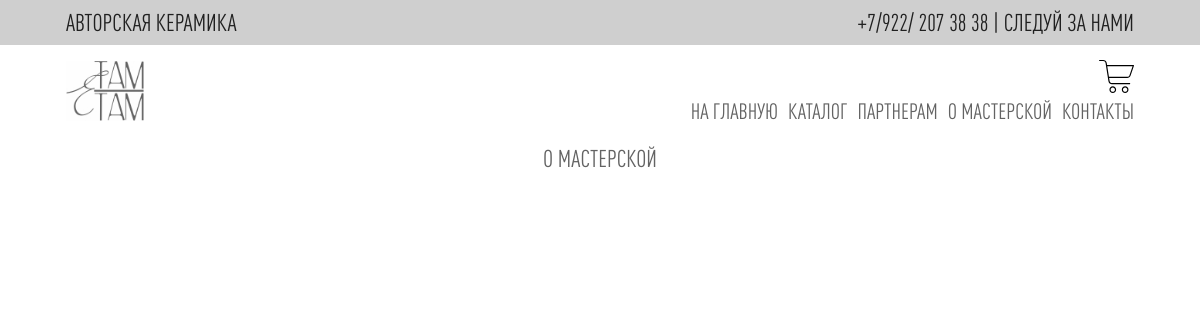
Page /about/ on the earlier database version.
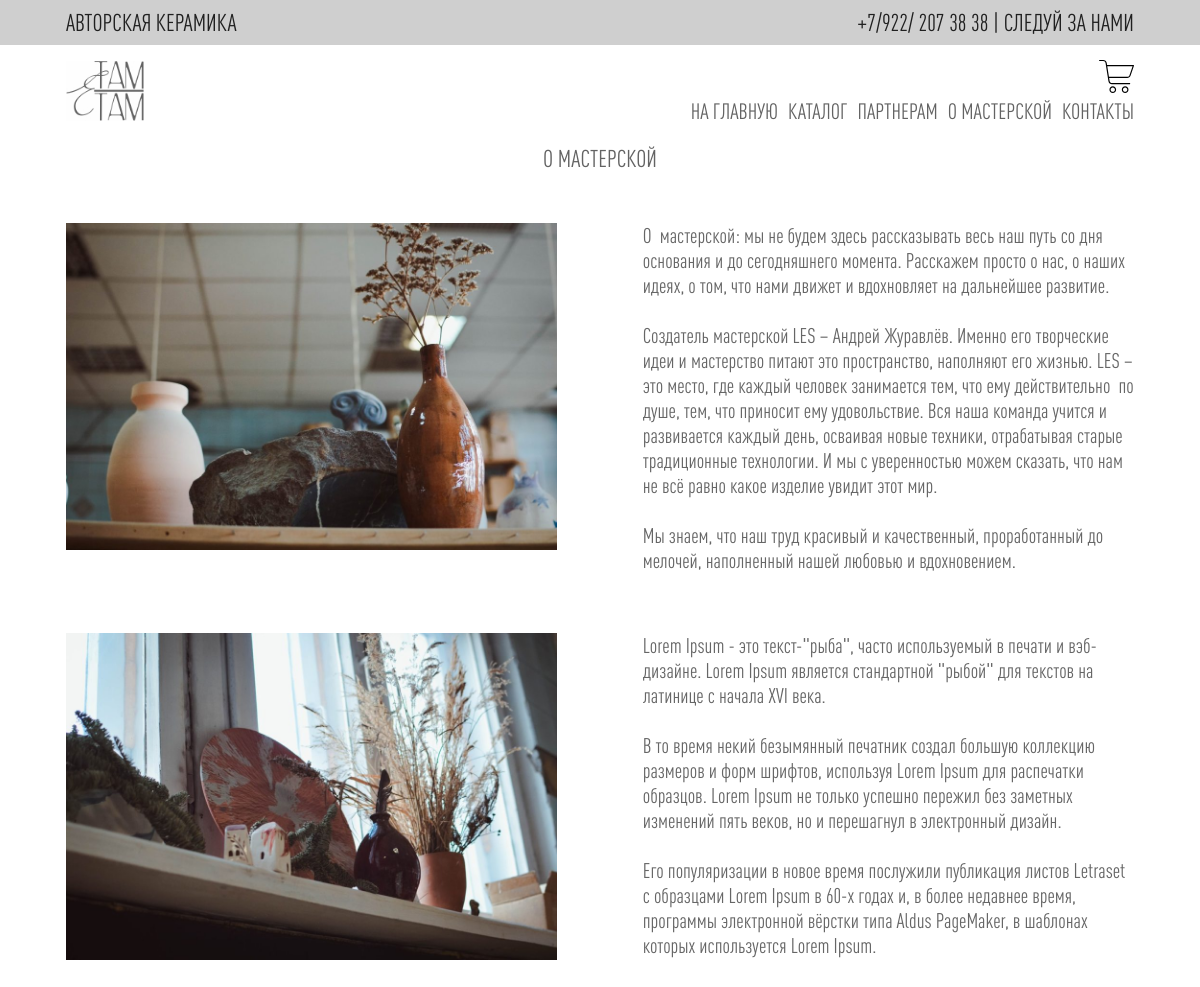
Same page on the later database version.
### main/models.py (models this page shows)
class About(models.Model):
    image = models.ImageField(upload_to='catalog/images', verbose_name='Фото для статьи', null=True)
    text = models.TextField(verbose_name='Текст статьи')

### main/views.py (the view)
# urls.py: path('about/', views.about, name='about'),
def about(request):
    abouts = About.objects.order_by()
    context = {'abouts' : abouts}
    return render(request, 'main/about.html', context)

### cart/cart.py (called while the page is built)
    def __iter__(self):
        product_ids = self.cart.keys()
        products = Product.objects.filter(id__in=product_ids)
        cart = self.cart.copy()
        for product in products:
            cart[str(product.id)]['product'] = product
        for item in cart.values():
            item['price'] = Decimal(item['price'])
            item['total_price'] = item['price'] * item['quantity']
            yield item

    def __len__(self):
        return sum(item['quantity'] for item in self.cart.values())

    def get_total_price(self):
        return sum(Decimal(item['price']) * item['quantity'] for item in self.cart.values())

### main/context_processors.py (called while the page is built)
def product_cart_context(request):
    cartForm = CartForm()
    cart = Cart(request)
    len_product = 0
    for item in cart:
        item['update_quantity_form'] = CartAddProductForm(initial={'quantity': item['quantity'],
                                                                   'update': True})
        len_product += 1
    return ({'cart' : cart, 'len_product' : len_product, 'cartForm' : cartForm})

### main/templates/main/about.html
{% extends 'main/base.html' %}
{% block content %}
    <h2 class="title-of-page">О мастерской</h2>
    {% for about in abouts %}
        <div class="about-block">
            <div class="photo-about">
                <img src="{{ about.image.url }}" alt="">
            </div>
            <div class="about-text">
                <p>{{ about.text }}</p>
            </div>
        </div>
    {% endfor %}
</div>
{% endblock %}

Differences in the rows shown:
added About: image (picture), text "О мастерской: мы не будем здесь рассказывать весь наш путь со дня основания и до сегодняшнего момента. Расскажем просто о нас, о наших идеях, о том, что нами движет и вдохновляет на дальнейшее развитие. Создатель мастерской LES – Андрей Журавлёв. Именно его творческие идеи и мастерство питают это пространство, наполняют его жизнью. LES – это место, где каждый человек занимается тем, что ему действительно по душе, тем, что приносит ему удовольствие. Вся наша команда учится и развивается каждый день, осваивая новые техники, отрабатывая старые традиционные технологии. И мы с уверенностью можем сказать, что нам не всё равно какое изделие увидит этот мир. Мы знаем, что наш труд красивый и…"
added About: image (picture), text "Lorem Ipsum - это текст-\"рыба\", часто используемый в печати и вэб-дизайне. Lorem Ipsum является стандартной \"рыбой\" для текстов на латинице с начала XVI века. В то время некий безымянный печатник создал большую коллекцию размеров и форм шрифтов, используя Lorem Ipsum для распечатки образцов. Lorem Ipsum не только успешно пережил без заметных изменений пять веков, но и перешагнул в электронный дизайн. Его популяризации в новое время послужили публикация листов Letraset с образцами Lorem Ipsum в 60-х годах и, в более недавнее время, программы электронной вёрстки типа Aldus PageMaker, в шаблонах которых используется Lorem Ipsum."
